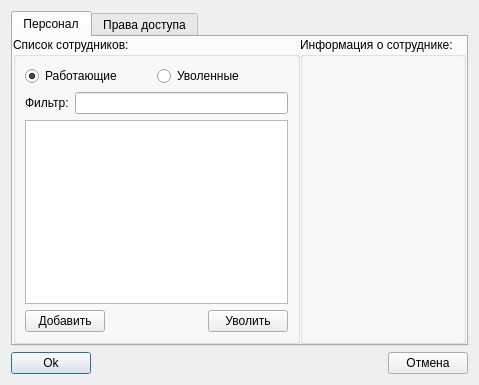
<?xml version="1.0" encoding="UTF-8"?>
<ui version="4.0">
 <class>UserManagementDialog</class>
 <widget class="QDialog" name="UserManagementDialog">
  <property name="geometry">
   <rect>
    <x>0</x>
    <y>0</y>
    <width>479</width>
    <height>385</height>
   </rect>
  </property>
  <property name="windowTitle">
   <string>Управление персоналом</string>
  </property>
  <layout class="QGridLayout" name="gridLayout_5">
   <item row="1" column="0">
    <layout class="QHBoxLayout" name="horizontalLayout">
     <item>
      <widget class="QPushButton" name="pushButtonOk">
       <property name="text">
        <string>Ok</string>
       </property>
      </widget>
     </item>
     <item>
      <spacer name="horizontalSpacer">
       <property name="orientation">
        <enum>Qt::Horizontal</enum>
       </property>
       <property name="sizeHint" stdset="0">
        <size>
         <width>297</width>
         <height>20</height>
        </size>
       </property>
      </spacer>
     </item>
     <item>
      <widget class="QPushButton" name="pushButtonCancel">
       <property name="text">
        <string>Отмена</string>
       </property>
      </widget>
     </item>
    </layout>
   </item>
   <item row="0" column="0">
    <widget class="QTabWidget" name="tabWidgetUsersPermissions">
     <property name="currentIndex">
      <number>0</number>
     </property>
     <widget class="QWidget" name="Users">
      <attribute name="title">
       <string>Персонал</string>
      </attribute>
      <layout class="QGridLayout" name="gridLayout_7">
       <property name="margin">
        <number>0</number>
       </property>
       <property name="spacing">
        <number>0</number>
       </property>
       <item row="0" column="0">
        <widget class="QGroupBox" name="groupBoxUserList">
         <property name="title">
          <string>Список сотрудников:</string>
         </property>
         <layout class="QGridLayout" name="gridLayout_6">
          <item row="0" column="0">
           <layout class="QHBoxLayout" name="horizontalLayout_3">
            <property name="spacing">
             <number>0</number>
            </property>
            <item>
             <widget class="QRadioButton" name="radioButtonWorking">
              <property name="text">
               <string>Работающие</string>
              </property>
              <property name="checked">
               <bool>true</bool>
              </property>
             </widget>
            </item>
            <item>
             <widget class="QRadioButton" name="radioButtonFired">
              <property name="text">
               <string>Уволенные</string>
              </property>
             </widget>
            </item>
           </layout>
          </item>
          <item row="1" column="0">
           <layout class="QHBoxLayout" name="horizontalLayout_2">
            <item>
             <widget class="QLabel" name="labelFilter">
              <property name="text">
               <string>Фильтр:</string>
              </property>
             </widget>
            </item>
            <item>
             <widget class="FilterLineEdit" name="lineEditFilter"/>
            </item>
           </layout>
          </item>
          <item row="2" column="0">
           <widget class="QTreeView" name="treeViewUsers">
            <property name="minimumSize">
             <size>
              <width>200</width>
              <height>0</height>
             </size>
            </property>
            <property name="alternatingRowColors">
             <bool>true</bool>
            </property>
            <property name="indentation">
             <number>-1</number>
            </property>
            <attribute name="headerCascadingSectionResizes">
             <bool>false</bool>
            </attribute>
           </widget>
          </item>
          <item row="3" column="0">
           <layout class="QHBoxLayout" name="horizontalLayout_4">
            <property name="spacing">
             <number>0</number>
            </property>
            <item>
             <widget class="QPushButton" name="pushButtonAdd">
              <property name="text">
               <string>Добавить</string>
              </property>
             </widget>
            </item>
            <item>
             <spacer name="horizontalSpacer_2">
              <property name="orientation">
               <enum>Qt::Horizontal</enum>
              </property>
              <property name="sizeHint" stdset="0">
               <size>
                <width>40</width>
                <height>20</height>
               </size>
              </property>
             </spacer>
            </item>
            <item>
             <widget class="QPushButton" name="pushButtonFire">
              <property name="text">
               <string>Уволить</string>
              </property>
             </widget>
            </item>
           </layout>
          </item>
         </layout>
        </widget>
       </item>
       <item row="0" column="1">
        <widget class="QGroupBox" name="groupBoxUserInfo">
         <property name="title">
          <string>Информация о сотруднике:</string>
         </property>
         <property name="flat">
          <bool>true</bool>
         </property>
         <layout class="QGridLayout" name="gridLayout">
          <property name="margin">
           <number>0</number>
          </property>
          <property name="spacing">
           <number>0</number>
          </property>
          <item row="0" column="0">
           <widget class="QWidget" name="widgetUserInfo" native="true">
            <property name="enabled">
             <bool>false</bool>
            </property>
           </widget>
          </item>
         </layout>
        </widget>
       </item>
      </layout>
     </widget>
     <widget class="QWidget" name="Permissions">
      <attribute name="title">
       <string>Права доступа</string>
      </attribute>
      <layout class="QGridLayout" name="gridLayout_4">
       <item row="0" column="0">
        <widget class="QGroupBox" name="groupBoxGroups">
         <property name="minimumSize">
          <size>
           <width>191</width>
           <height>0</height>
          </size>
         </property>
         <property name="title">
          <string>Группы:</string>
         </property>
         <property name="flat">
          <bool>true</bool>
         </property>
         <layout class="QGridLayout" name="gridLayout_3">
          <property name="margin">
           <number>0</number>
          </property>
          <property name="spacing">
           <number>0</number>
          </property>
          <item row="0" column="0">
           <widget class="QLineEdit" name="lineEditGroupName"/>
          </item>
          <item row="0" column="1">
           <widget class="QPushButton" name="pushButtonAddGroup">
            <property name="text">
             <string>Добавить</string>
            </property>
           </widget>
          </item>
          <item row="1" column="0" colspan="2">
           <widget class="QListView" name="listViewGroups">
            <property name="alternatingRowColors">
             <bool>true</bool>
            </property>
           </widget>
          </item>
         </layout>
        </widget>
       </item>
       <item row="0" column="1">
        <widget class="QGroupBox" name="groupBoxPermissions">
         <property name="sizePolicy">
          <sizepolicy hsizetype="Preferred" vsizetype="MinimumExpanding">
           <horstretch>0</horstretch>
           <verstretch>0</verstretch>
          </sizepolicy>
         </property>
         <property name="title">
          <string>Права:</string>
         </property>
         <property name="flat">
          <bool>true</bool>
         </property>
         <layout class="QGridLayout" name="gridLayout_2">
          <property name="margin">
           <number>0</number>
          </property>
          <property name="spacing">
           <number>0</number>
          </property>
          <item row="0" column="0">
           <widget class="PermissionsWidget" name="widgetPermissions" native="true"/>
          </item>
         </layout>
        </widget>
       </item>
      </layout>
     </widget>
    </widget>
   </item>
  </layout>
 </widget>
 <customwidgets>
  <customwidget>
   <class>FilterLineEdit</class>
   <extends>QLineEdit</extends>
   <header>filterlineedit.h</header>
  </customwidget>
  <customwidget>
   <class>PermissionsWidget</class>
   <extends>QWidget</extends>
   <header>permissionswidget.h</header>
   <container>1</container>
  </customwidget>
 </customwidgets>
 <resources/>
 <connections/>
</ui>
